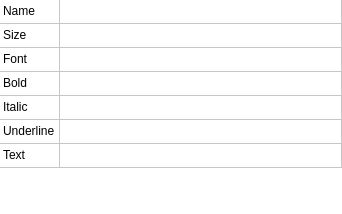
<?xml version="1.0" encoding="UTF-8"?>
<ui version="4.0">
 <class>TextTool</class>
 <widget class="QWidget" name="TextTool">
  <property name="geometry">
   <rect>
    <x>0</x>
    <y>0</y>
    <width>342</width>
    <height>214</height>
   </rect>
  </property>
  <property name="windowTitle">
   <string>Form</string>
  </property>
  <layout class="QVBoxLayout" name="verticalLayout_2">
   <property name="spacing">
    <number>0</number>
   </property>
   <property name="leftMargin">
    <number>0</number>
   </property>
   <property name="topMargin">
    <number>0</number>
   </property>
   <property name="rightMargin">
    <number>0</number>
   </property>
   <property name="bottomMargin">
    <number>0</number>
   </property>
   <item>
    <widget class="QStackedWidget" name="stackedWidget">
     <property name="currentIndex">
      <number>0</number>
     </property>
     <widget class="QWidget" name="page">
      <layout class="QVBoxLayout" name="verticalLayout">
       <property name="leftMargin">
        <number>0</number>
       </property>
       <property name="topMargin">
        <number>0</number>
       </property>
       <property name="rightMargin">
        <number>0</number>
       </property>
       <property name="bottomMargin">
        <number>0</number>
       </property>
       <item>
        <widget class="QTableWidget" name="tableWidget">
         <property name="frameShape">
          <enum>QFrame::NoFrame</enum>
         </property>
         <property name="frameShadow">
          <enum>QFrame::Plain</enum>
         </property>
         <property name="sizeAdjustPolicy">
          <enum>QAbstractScrollArea::AdjustToContents</enum>
         </property>
         <property name="editTriggers">
          <set>QAbstractItemView::NoEditTriggers</set>
         </property>
         <property name="alternatingRowColors">
          <bool>false</bool>
         </property>
         <property name="selectionMode">
          <enum>QAbstractItemView::NoSelection</enum>
         </property>
         <property name="cornerButtonEnabled">
          <bool>false</bool>
         </property>
         <attribute name="horizontalHeaderVisible">
          <bool>false</bool>
         </attribute>
         <attribute name="horizontalHeaderDefaultSectionSize">
          <number>60</number>
         </attribute>
         <attribute name="horizontalHeaderStretchLastSection">
          <bool>true</bool>
         </attribute>
         <attribute name="verticalHeaderVisible">
          <bool>false</bool>
         </attribute>
         <attribute name="verticalHeaderDefaultSectionSize">
          <number>24</number>
         </attribute>
         <attribute name="verticalHeaderMinimumSectionSize">
          <number>24</number>
         </attribute>
         <attribute name="verticalHeaderStretchLastSection">
          <bool>false</bool>
         </attribute>
         <row>
          <property name="text">
           <string>Name</string>
          </property>
         </row>
         <row>
          <property name="text">
           <string>Size</string>
          </property>
         </row>
         <row>
          <property name="text">
           <string>Font</string>
          </property>
         </row>
         <row>
          <property name="text">
           <string>Bold</string>
          </property>
         </row>
         <row>
          <property name="text">
           <string>Italic</string>
          </property>
         </row>
         <row>
          <property name="text">
           <string>Underline</string>
          </property>
         </row>
         <row>
          <property name="text">
           <string>Text</string>
          </property>
         </row>
         <column>
          <property name="text">
           <string>Propertie</string>
          </property>
         </column>
         <column>
          <property name="text">
           <string>Value</string>
          </property>
         </column>
         <item row="0" column="0">
          <property name="text">
           <string>Name</string>
          </property>
         </item>
         <item row="1" column="0">
          <property name="text">
           <string>Size</string>
          </property>
         </item>
         <item row="2" column="0">
          <property name="text">
           <string>Font</string>
          </property>
         </item>
         <item row="3" column="0">
          <property name="text">
           <string>Bold</string>
          </property>
         </item>
         <item row="4" column="0">
          <property name="text">
           <string>Italic</string>
          </property>
         </item>
         <item row="5" column="0">
          <property name="text">
           <string>Underline</string>
          </property>
         </item>
         <item row="6" column="0">
          <property name="text">
           <string>Text</string>
          </property>
         </item>
        </widget>
       </item>
      </layout>
     </widget>
     <widget class="QWidget" name="page_2">
      <widget class="MYUnitsSpinBox" name="heightSpinBox">
       <property name="geometry">
        <rect>
         <x>30</x>
         <y>19</y>
         <width>53</width>
         <height>20</height>
        </rect>
       </property>
       <property name="frame">
        <bool>false</bool>
       </property>
      </widget>
      <widget class="QFontComboBox" name="fontComboBox">
       <property name="geometry">
        <rect>
         <x>30</x>
         <y>45</y>
         <width>112</width>
         <height>20</height>
        </rect>
       </property>
       <property name="sizePolicy">
        <sizepolicy hsizetype="Fixed" vsizetype="Fixed">
         <horstretch>0</horstretch>
         <verstretch>0</verstretch>
        </sizepolicy>
       </property>
       <property name="minimumSize">
        <size>
         <width>20</width>
         <height>0</height>
        </size>
       </property>
       <property name="frame">
        <bool>false</bool>
       </property>
      </widget>
      <widget class="QCheckBox" name="underlineCheckBox">
       <property name="geometry">
        <rect>
         <x>30</x>
         <y>117</y>
         <width>68</width>
         <height>17</height>
        </rect>
       </property>
       <property name="text">
        <string>Underline</string>
       </property>
      </widget>
      <widget class="QCheckBox" name="italicCheckBox">
       <property name="geometry">
        <rect>
         <x>30</x>
         <y>94</y>
         <width>46</width>
         <height>17</height>
        </rect>
       </property>
       <property name="text">
        <string>Italic</string>
       </property>
      </widget>
      <widget class="QCheckBox" name="boldCheckBox">
       <property name="geometry">
        <rect>
         <x>30</x>
         <y>71</y>
         <width>43</width>
         <height>17</height>
        </rect>
       </property>
       <property name="text">
        <string>Bold</string>
       </property>
      </widget>
      <widget class="QLineEdit" name="lineEdit">
       <property name="geometry">
        <rect>
         <x>30</x>
         <y>140</y>
         <width>133</width>
         <height>20</height>
        </rect>
       </property>
       <property name="frame">
        <bool>false</bool>
       </property>
      </widget>
      <widget class="QLineEdit" name="nameLineEdit">
       <property name="geometry">
        <rect>
         <x>190</x>
         <y>80</y>
         <width>113</width>
         <height>20</height>
        </rect>
       </property>
       <property name="frame">
        <bool>false</bool>
       </property>
      </widget>
     </widget>
    </widget>
   </item>
  </layout>
 </widget>
 <customwidgets>
  <customwidget>
   <class>MYUnitsSpinBox</class>
   <extends>QDoubleSpinBox</extends>
   <header>utils/myunitsspinbox.h</header>
  </customwidget>
 </customwidgets>
 <resources/>
 <connections/>
</ui>
